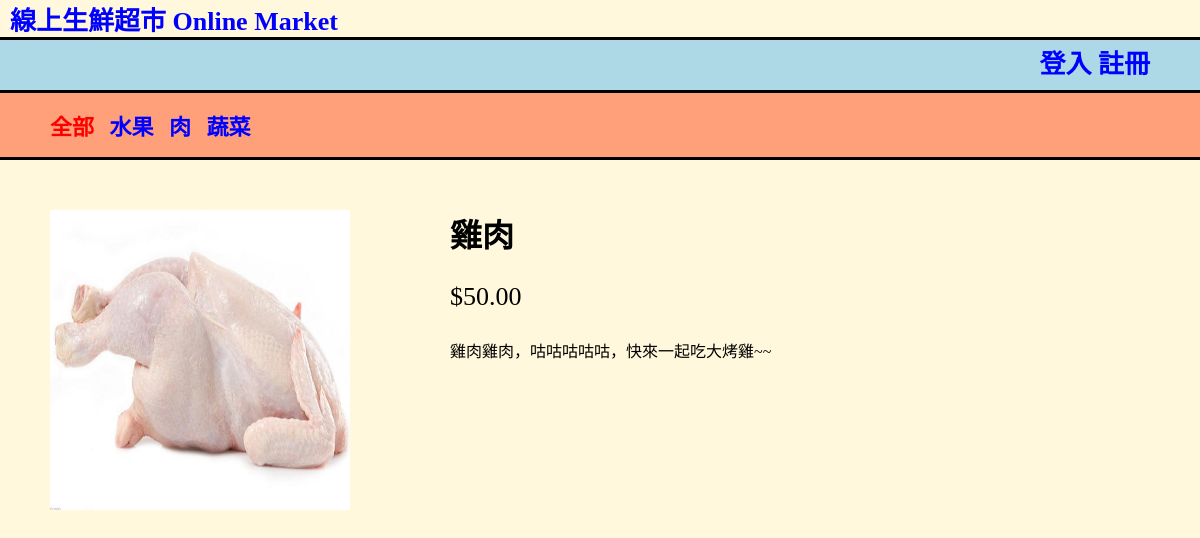
The app's page /4/chicken/ with its own data.
### shop/models.py (models this page shows, shortened)
class Category(models.Model):
    name = models.CharField(max_length=200, db_index=True)
    slug = models.SlugField(max_length=200, db_index=True, unique=True)
    class Meta:
        ordering = ('name',)
        verbose_name = 'category'
        verbose_name_plural = 'categories'
    def get_absolute_url(self):
        return reverse('shop:product_list_by_category',
                       args=[self.slug])

class Product(models.Model):
    category = models.ForeignKey(Category, related_name='products')
    name = models.CharField(max_length=200, db_index=True)
    slug = models.SlugField(max_length=200, db_index=True)
    image = models.ImageField(upload_to='products/%Y/%m/%d', blank=True)
    description = models.TextField(blank=True)
    price = models.DecimalField(max_digits=10, decimal_places=2)
    stock = models.PositiveIntegerField()
    available = models.BooleanField(default=True)
    created = models.DateTimeField(auto_now_add=True)
    updated = models.DateTimeField(auto_now=True)
    class Meta:
        ordering = ('name',)
        index_together = (('id', 'slug'),)

### shop/views.py (the view)
def product_detail(request, id, slug):
    category = None
    categories = Category.objects.all()
    products = Product.objects.filter(available=True)
    product = get_object_or_404(Product, id=id, slug=slug, available=True)
    return render(request, 'shop/product/detail.html', {'category': category,
                                                        'categories': categories, 'product': product})

### shop/templates/shop/product/detail.html (shortened to what this page needs)
{% extends "shop/base.html" %}
{% load staticfiles %}
{% block content %}
    <div id="sidebar">
        <ul>
            <li class="selected">
                <a href="{% url "shop:product_list" %}" style="color: red;margin-left: 10px;">全部</a>
                {% for c in categories %}
                    <a href="{{ c.get_absolute_url }}" style="margin-left: 10px;"> {{ c.name }}</a>
                {% endfor %}
            </li>
        </ul>
    </div>
    <div class="product-detail">
        <img src="{% if product.image %}{{ product.image.url }}{% else %}
                  {% static "images/no_image.png" %}{% endif %}" style="margin-left:50px;margin-right: 100px;
                  float: left;width: 300px;height: 300px;">
        <h1>{{ product.name }}</h1>
        <p class="price">${{ product.price }}</p>
            {{ product.description|linebreaks }}
    </div>
{% endblock %}

### shop/static/css/base.css (style rules this page uses)
body { background-color: cornsilk; margin: 0 auto; padding: 0 auto; }
a { position:relative; text-decoration:none; color: blue; }
ul, li { position:relative; }
#sidebar { background-color: lightsalmon; width: 100%; border-bottom-style:solid; border-top-style: solid; margin-bottom: 50px; }
.selected { font-size: 22px; font-weight: bold; list-style-type: none; }
.price { font-size: 26px; }

### records on screen
Category: name "水果"
Category: name "肉"
Category: name "蔬菜"
Product: image (picture), name "雞肉", price "50.00", description "雞肉雞肉，咕咕咕咕咕，快來一起吃大烤雞~~"
